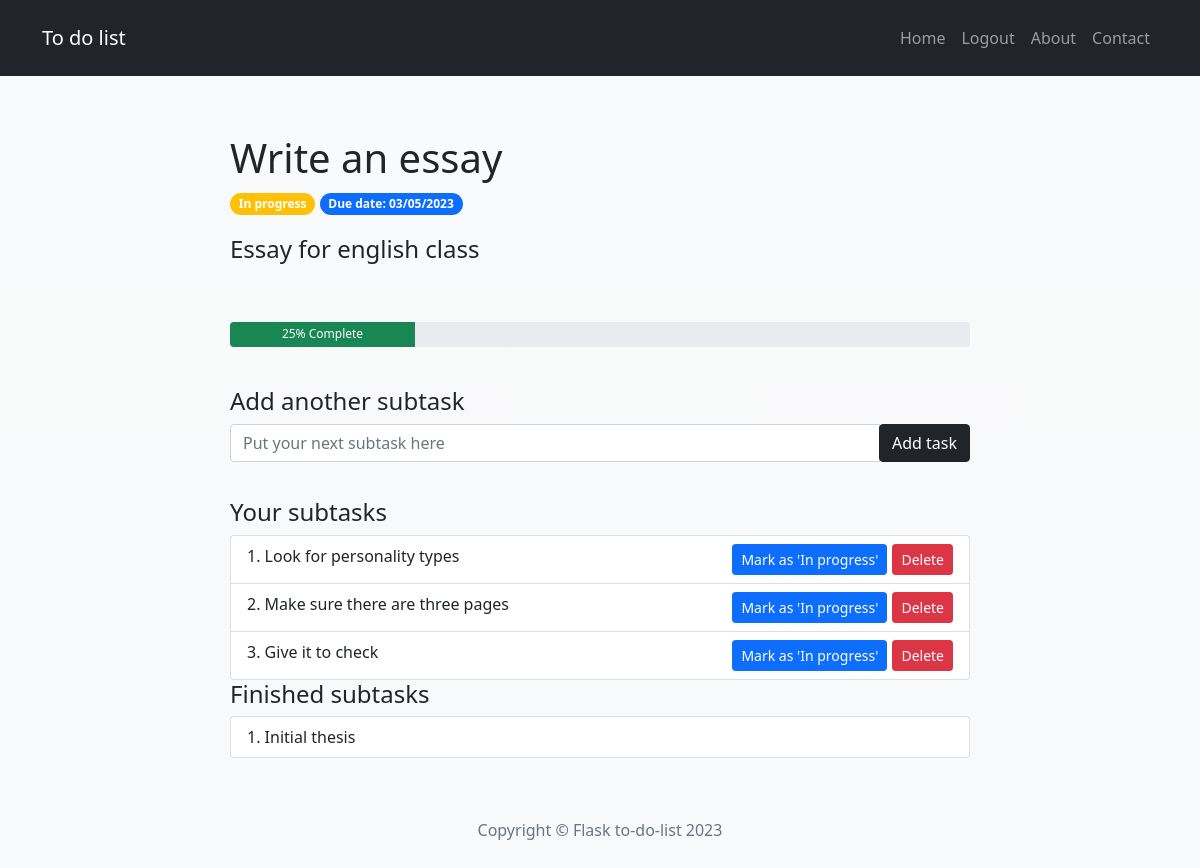
Screenshot of /task/1 (signed in) with the database file from the repository.
### main.py (models this page shows)
class Task(db.Model, Base):
    __tablename__ = 'Tasks'
    id = db.Column(db.Integer, primary_key=True)
    text = db.Column(db.String(50), nullable=False)
    description = db.Column(db.String(250), nullable=False)
    priority = db.Column(db.String(10), nullable=False)
    status = db.Column(db.String(20), nullable=False)
    deadline = db.Column(db.Integer, nullable=False)
    finished = db.Column(db.Boolean, nullable=False)
    start_date = db.Column(db.String(50), nullable=False)
    finish_date = db.Column(db.String(50), nullable=False)
    ontime = db.Column(db.Boolean, nullable=False)
    percentage = db.Column(db.Integer, nullable=False)
    author_id = db.Column(db.Integer, db.ForeignKey('Users.id'))
    author = relationship('User', backref='task')

class Subtask(db.Model, Base):
    __tablename__ = 'Subtasks'
    id = db.Column(db.Integer, primary_key=True)
    task_id = db.Column(db.Integer, db.ForeignKey('Tasks.id'))
    text = db.Column(db.String(50), nullable=False)
    status = db.Column(db.String(20), nullable=False)
    finished = db.Column(db.Boolean, nullable=False)
    main_task = relationship('Task', backref='subtask')

### main.py (the view, shortened to what this page needs)
@app.route('/task/<int:task_id>', methods=['GET', 'POST'])
@login_required
def show_task(task_id):
    task = Task.query.get(task_id)
    subtasks = Subtask.query.filter_by(task_id=task_id, finished=False).all()
    finished_subtasks = Subtask.query.filter_by(task_id=task_id, finished=True).all()
    all_subtasks = Subtask.query.filter_by(task_id=task_id).all()
    len_all = len(all_subtasks)
    len_finished = len(finished_subtasks)
    try:
        bar_percentage = int(len_finished / len_all * 100)
    except ZeroDivisionError:
        bar_percentage = 0
    task.percentage = bar_percentage
    db.session.commit()
    return render_template('task.html', task=task, subtasks=subtasks, finished_subtasks=finished_subtasks)

### main.py (called while the page is built)
@login_manager.user_loader
def load_user(user_id):
    return User.query.get(int(user_id))

### templates/task.html (shortened to what this page needs)
{% include 'header.html' %}
<div class="main-container">
    <div class="task-main-info">
        <h1>{{ task.text }}</h1>
        {% if task.status =='Not started' %}
        <span class="badge bg-primary rounded-pill float-right">{{ task.status }}</span>
        {% elif task.status =='In progress' %}
        <span class="badge bg-warning rounded-pill float-right">{{ task.status }}</span>
        {% elif task.status =='Finished' %}
        <span class="badge bg-success rounded-pill float-right">{{ task.status }}</span>
        {% elif task.status =='Waiting for approval' %}
        <span class="badge badge-success badge-outlined rounded-pill float-right">{{ task.status }}</span>
        {% endif %}
        <span class="badge bg-primary rounded-pill float-right">Due date: {{ task.deadline }}</span>
        <div class="task-description-info"><h4>{{ task.description }}</h4></div>
    </div>
    <div class="task-progress-bar">
        <div class="progress" style="height:25px;">
            <div class="progress-bar bg-success " role="progressbar" aria-valuenow="60" aria-valuemin="0" aria-valuemax="100" style="width:{{ task.percentage }}%">
                {{ task.percentage }}% Complete
            </div>
        </div>
    </div>
  <form action="" method="post" class="subtask-form">
        <h4>Add another subtask</h4>
        <div class="input-group mb-3">
            <input class="form-control" type="text" placeholder="Put your next subtask here" name="task">
            <div class="input-group-append">
                <input class="btn btn-dark" type="submit" value="Add task">
            </div>
        </div>
  </form>
  {% if subtasks %}
    <h4>Your subtasks</h4>
    <ol class="list-group list-group-numbered">
        {% for subtask in subtasks %}
        <li class="list-group-item">
            <span class="mt-5">{{ subtask.text }}</span>
            <a href='{{url_for("delete_subtask", subtask_id=subtask.id, task_id=task.id)}}' class="btn btn-danger delete-btn btn-sm"  role="button">Delete</a>
            {% if subtask.status !='In progress' %}
            <a href='{{url_for("mark_as_progress", subtask_id=subtask.id, task_id=task.id)}}' class="btn btn-primary done-btn btn-sm" role="button">Mark as 'In progress'</a>
            {% endif %}
        </li>
        {%endfor %}
    </ol>
  {% endif %}
    {% if finished_subtasks %}
    <h4>Finished subtasks</h4>
    <ol class="list-group list-group-numbered">
        {% for subtask in finished_subtasks %}
        <li class="list-group-item">
            <span class="mt-5">{{ subtask.text }}</span>
        </li>
        {%endfor %}
    </ol>
  {% endif %}
</div>
{% include "footer.html" %}

### templates/header.html (shortened to what this page needs)
<!DOCTYPE html>
<html lang="en">
<head>
    <link rel="stylesheet" href="{{ url_for('static', filename='css/styles.css') }}">
    <link href="https://cdn.jsdelivr.net/npm/bootstrap@5.1.3/dist/css/bootstrap.min.css" rel="stylesheet">
    <link rel="stylesheet" href="https://cdnjs.cloudflare.com/ajax/libs/bootstrap-datepicker/1.9.0/css/bootstrap-datepicker.min.css">
    <link rel="stylesheet" href="https://cdnjs.cloudflare.com/ajax/libs/font-awesome/4.7.0/css/font-awesome.min.css">
</head>
<body class="bg-light bg-gradient d-flex flex-column min-vh-100">
  <nav class="navbar navbar-expand-lg navbar-dark bg-dark fixed-top" id="mainNav">
    <div class="container">
      {% if not current_user.is_authenticated: %}
        <a class="navbar-brand" href="{{ url_for('get_home_page') }}">To do list</a>
      {% else: %}
        <a class="navbar-brand" href="{{ url_for('get_all_tasks') }}">To do list</a>
      {% endif %}
      <div class="collapse navbar-collapse" id="navbarResponsive">
        <ul class="navbar-nav ms-auto">
          {% if not current_user.is_authenticated: %}
          <li class="nav-item">
            <a class="nav-link" href="{{ url_for('get_home_page') }}">Home</a>
          </li>
          <li class="nav-item">
            <a class="nav-link" href="{{ url_for('login') }}">Login</a>
          </li>
          <li class="nav-item">
            <a class="nav-link" href="{{ url_for('register') }}">Register</a>
          </li>
          {% else %}
          <li class="nav-item">
            <a class="nav-link" href="{{ url_for('get_all_tasks') }}">Home</a>
          </li>
          <li class="nav-item">
            <a class="nav-link" href="{{ url_for('logout') }}">Logout</a>
          </li>
          {% endif %}
          <li class="nav-item">
            <a class="nav-link" href="{{ url_for('about') }}">About</a>
          </li>
          <li class="nav-item">
            <a class="nav-link" href="{{ url_for('contact') }}">Contact</a>
          </li>
        </ul>
      </div>
    </div>
  </nav>

### templates/footer.html
  <footer class="mt-auto">
    <div class="container">
      <div class="row">
        <div class="col-lg-8 col-md-10 mx-auto">
          <p class="copyright text-muted text-center align-text-bottom">Copyright &copy; Flask to-do-list 2023</p>
        </div>
      </div>
    </div>
  </footer>
</body>
</html>

### static/css/styles.css (style rules this page uses)
.container { margin: auto; width: 100%; padding: 10px; }
.badge { display: inline-block; font-size: 11px; font-weight: 600; padding: 3px 6px; border: 1px solid transparent; min-width: 10px; line-height: 1; color: #fff; text-align: center; white-space: nowrap; vertical-align: middle; border-radius: 99999px }
.delete-btn { margin-left: 5px; padding: 10px; float: right; }
.done-btn { margin-left: 5px; padding: 10px; float: right; }
a { text-decoration: none !important; }
.input-group-append { cursor: pointer; }
.main-container { margin: auto; margin-top: 100px; width: 70%; padding:50px; padding-top: 2%; }
.nav-item { float: right; }
.task-main-info { padding: 10px 0px 10px 0px; }
.task-description-info { padding: 20px 0px 20px 0px; }
.task-progress-bar { padding: 20px 0px 40px 0px; }
.subtask-form { padding:0px 0px 20px 0px; }

### rows the page displays
Task: text "Write an essay", status "In progress", deadline "03/05/2023", description "Essay for english class", percentage "25"
Subtask: text "Look for personality types"
Subtask: text "Make sure there are three pages"
Subtask: text "Give it to check"
Subtask: text "Initial thesis"
